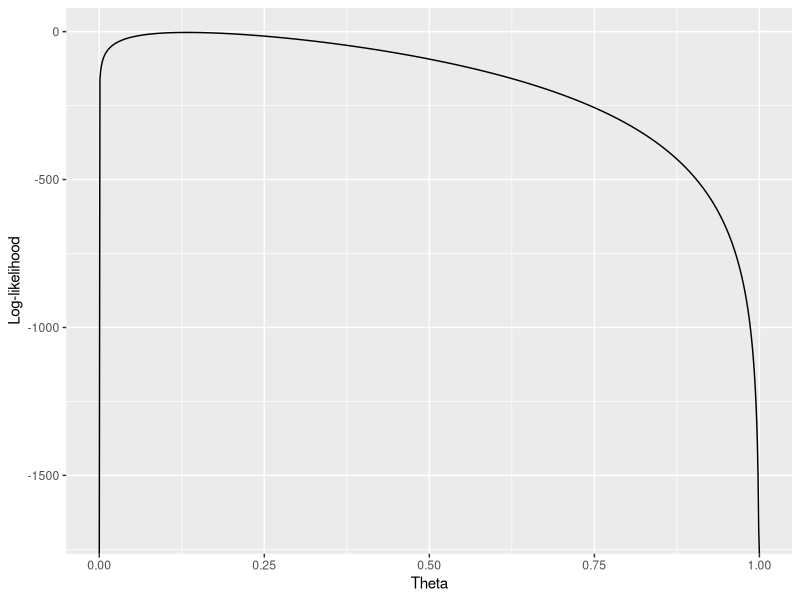
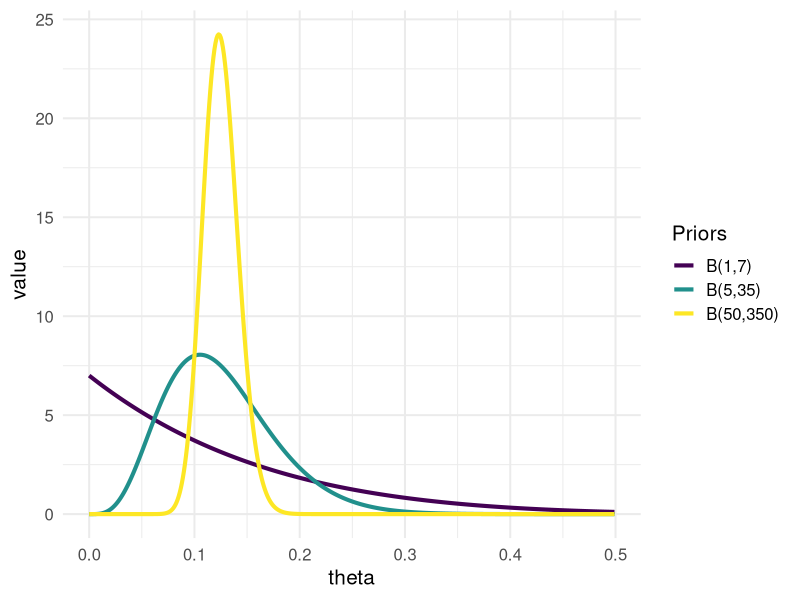
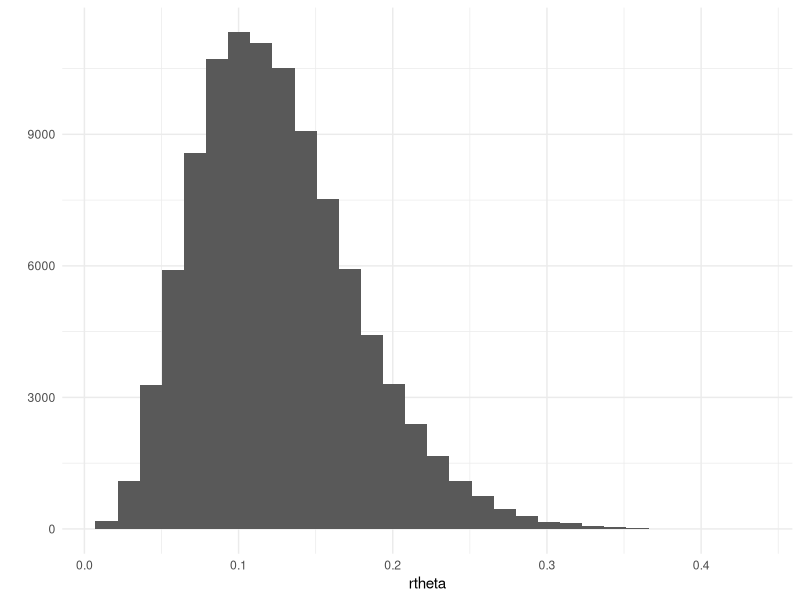
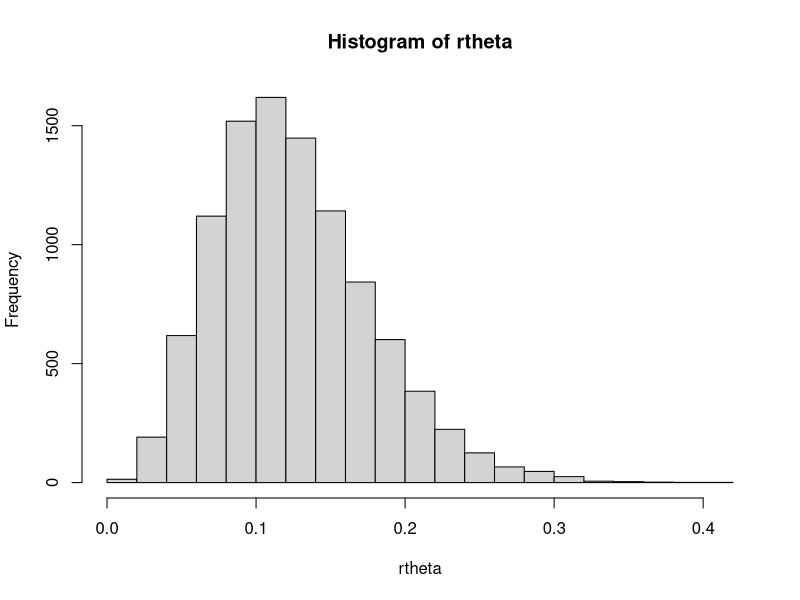
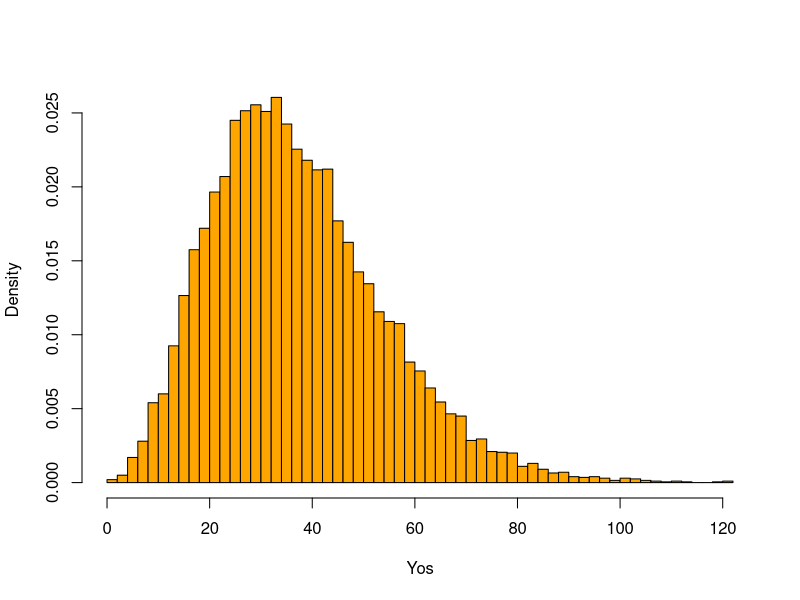
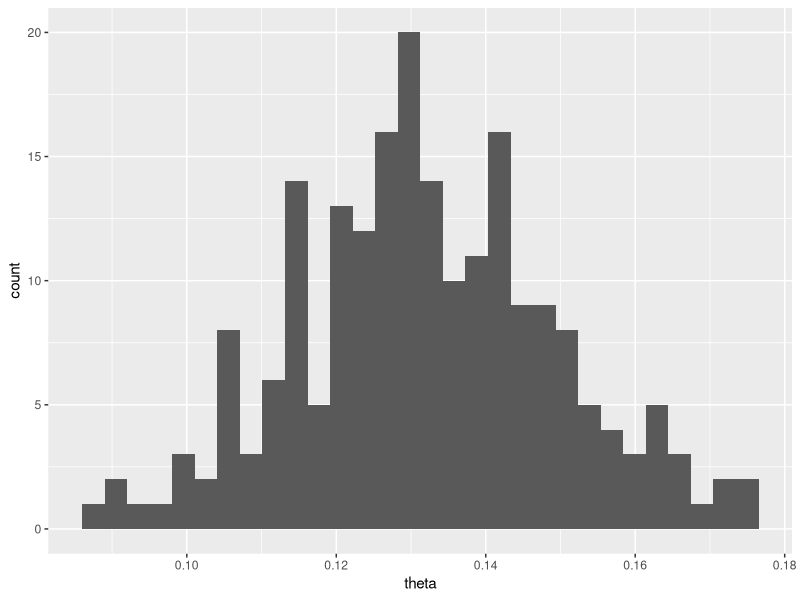
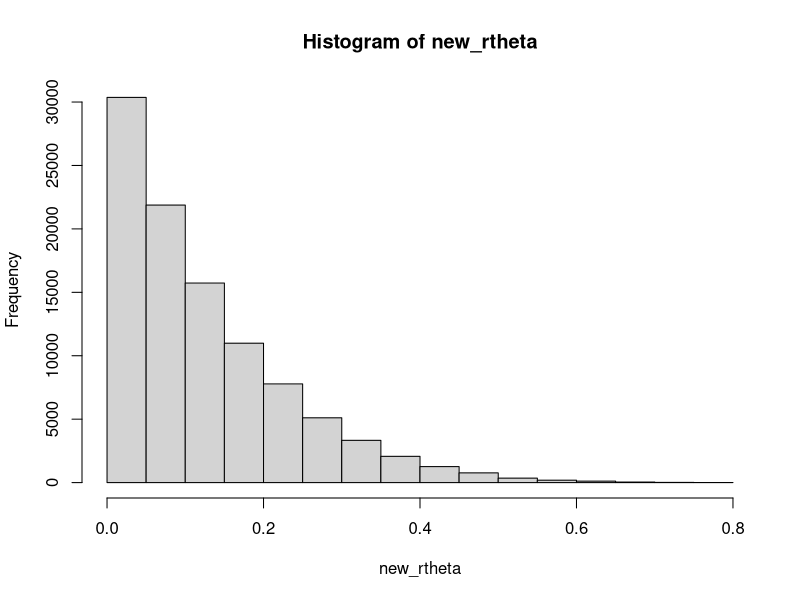
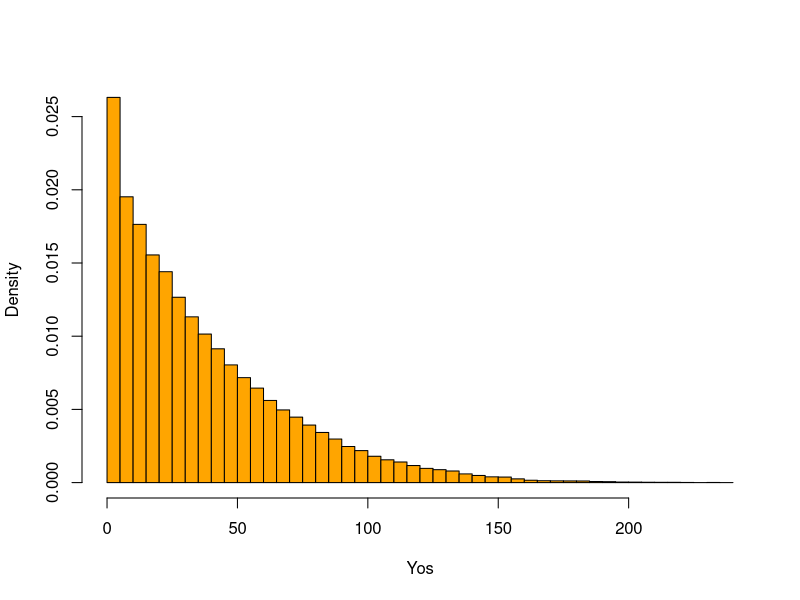

Reproduce these figures in R, in order.
## ---- chunk 1
knitr::opts_chunk$set(echo = TRUE)
library(tidyverse)
library(reshape2)
## ---- chunk 2
loglikelihood <- function(k, n, teta_vector){
  return(dbinom(k, n, teta_vector, log = T))
}
possible_thetas <- seq(0, 1, by = 0.001)
x <- loglikelihood(40, 300, possible_thetas)
theta_df <- data.frame(theta = possible_thetas, likelihood = x)

ggplot(theta_df, aes(x = theta, y = x)) +
  geom_line() +
  labs(x = "Theta",
       y = "Log-likelihood")
## ---- chunk 3
thetas <- seq(0, 1, by = 0.001)
theta <- thetas[1:500]
dfbetas <- tibble(theta,
           db1= dbeta(theta,1,7),
           db2 = dbeta(theta, 5, 35),
           db3 = dbeta(theta, 50, 350))
require(reshape2)
datalong  <-  melt(dfbetas, id="theta")
head(datalong)
require(ggthemes)

ggplot(datalong) +
geom_line(aes(x = theta,y=value,colour=variable), size=1.4) +
theme(legend.title=element_blank()) +
scale_colour_viridis_d(name  ="Priors",
                          labels=c("B(1,7)", "B(5,35)","B(50,350)"))+ 
theme_minimal(base_size = 15)

## ---- chunk 4
rtheta <- rbeta(n = 100000, shape1 = 5, shape2 = 35)
qplot(rtheta) + 
  theme_minimal()#quick and dirty ggplplot on a vector

## ---- chunk 5
rtheta <- rbeta(n = 10000, shape1 = 5, shape2 = 35)
hist(rtheta) #quick and dirty plot on a vector

y <- rbinom(n = length(rtheta), prob =  rtheta, size = 300)

hist(y, breaks = 50, col = "orange", main = "", xlab = "Yos", probability = T)

## ---- chunk 6
posterior <- rtheta[y == 40]
(mean(posterior))
## ---- chunk 7
thetaPostMC <- rbeta(n = 1e6, 45, 295)
mean(thetaPostMC)
## ---- chunk 8
df_posterior <- data.frame(theta = posterior)
ggplot(df_posterior, aes(theta)) + 
  geom_histogram()

less10prob <- length(posterior[posterior < 0.1])/length(posterior) * 100
more20prob <- length(posterior[posterior > 0.2])/length(posterior) * 100

credible_interval <- quantile(posterior, probs = c(0.025, 0.975))

## ---- chunk 9
new_rtheta <- rbeta(n = 100000, shape1 = 1, shape2 = 7)

hist(new_rtheta) #quick and dirty plot on a vector

new_y <- rbinom(n = length(new_rtheta), prob =  new_rtheta, size = 300)

hist(new_y, breaks = 50, col = "orange", main = "", xlab = "Yos", probability = T)

new_posterior <- new_rtheta[y == 40]
(mean(new_posterior))

df_new_posterior <- data.frame(theta = new_posterior)
ggplot(df_new_posterior, aes(theta)) + 
  geom_histogram()

less10prob <- length(new_posterior[new_posterior < 0.1])/length(new_posterior) * 100
more20prob <- length(new_posterior[new_posterior > 0.2])/length(new_posterior) * 100

credible_interval <- quantile(new_posterior, probs = c(0.025, 0.975))

## ---- chunk 10
new_rtheta <- rbeta(n = 100000, shape1 = 1, shape2 = 1)

hist(new_rtheta) #quick and dirty plot on a vector

new_y <- rbinom(n = length(new_rtheta), prob =  new_rtheta, size = 300)

hist(new_y, breaks = 50, col = "orange", main = "", xlab = "Yos", probability = T)

new_posterior <- new_rtheta[y == 40]
(mean(new_posterior))

df_new_posterior <- data.frame(theta = new_posterior)
ggplot(df_new_posterior, aes(theta)) + 
  geom_histogram()

less10prob <- length(new_posterior[new_posterior < 0.1])/length(new_posterior) * 100
more20prob <- length(new_posterior[new_posterior > 0.2])/length(new_posterior) * 100

credible_interval <- quantile(new_posterior, probs = c(0.025, 0.975))

## ---- chunk 11
sims <- tibble(thetas = rtheta,
       yobs = y)

sims %>%
  filter(yobs == 40) %>%
  filter(thetas < 0.11) %>%
  filter(thetas > 0.09) %>%
  tally()

sims %>%
  # filter(yobs == 40) %>%
  filter(thetas < 0.11) %>%
  filter(thetas > 0.09) %>%
  tally()

27/1565

theta_grid <- seq(0.05, 0.25, by = 0.01)
get_likelihood <- function(t_center) {
  epsilon <- 0.025
  
  # Total simulations within the theta interval (N)
  N <- sims %>%
    filter(thetas > (t_center - epsilon) & thetas < (t_center + epsilon)) %>%
    tally() %>% 
    pull(n)
  # Simulations where yobs == 40 within that interval (n_yobs)
  n_yobs <- sims %>%
    filter(yobs == 40) %>%
    filter(thetas > (t_center - epsilon) & thetas < (t_center + epsilon)) %>%
    tally() %>% 
    pull(n)
  
  # Approximate Likelihood: n_yobs / N
  return(n_yobs / N)
}

likelihood_results <- data.frame(
  theta = theta_grid,
  likelihood = sapply(theta_grid, get_likelihood)
)

ggplot(likelihood_results, aes(x = theta, y = likelihood)) +
  geom_line(color = "firebrick", size = 1, alpha = 0.6) +
  geom_point(color = "firebrick") +
  
  stat_function(fun = function(x) dbinom(40, size = 300, prob = x), 
                color = "blue", size = 1, linetype = "dashed") +
  
  labs(title = "Comparison likelihood, simulated vs theoretical binomial",
       subtitle = "Red: Sim (ABC) | Dotted blue: theoretical bin",
       x = expression(theta), y = "L(theta)") +
  theme_minimal()
